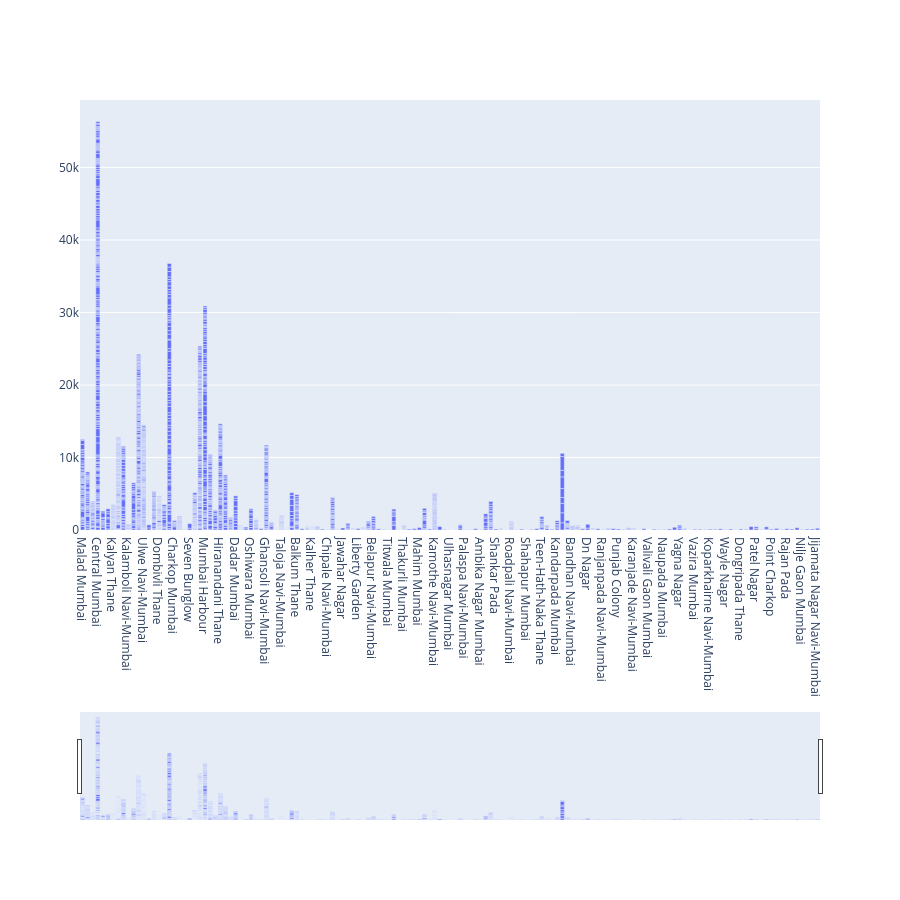

Notebook code for this chart:
### Markdown cell above
## 10. Bar plot Region wise Price

### Code cell
import plotly.graph_objects as px
import plotly.express as go
import numpy as np

x = mum_prop['Region']
y = mum_prop['Price_Lakh']

plot = px.Figure(data=[px.Bar(x=x, y=y)])
plot.update_layout(xaxis=dict(rangeselector=dict(buttons=list([dict(count=1,stepmode="backward")])),
                              rangeslider=dict(visible=True)),width=900, height=900)

plot.show()

### Figure 1 — Plotly figure (JSON) as saved in the notebook; plotly's stock layout.template omitted (floating-point values rounded to 4 significant figures; data arrays with more than 128 entries replaced by an {"elided": "..."} marker saying what was removed)
{"data": [{"type": "bar", "x": {"elided": "2531 str values"}, "y": {"elided": "2531 float values"}}], "layout": {"height": 900, "width": 900, "xaxis": {"rangeselector": {"buttons": [{"count": 1, "stepmode": "backward"}]}, "rangeslider": {"visible": true}}}}
